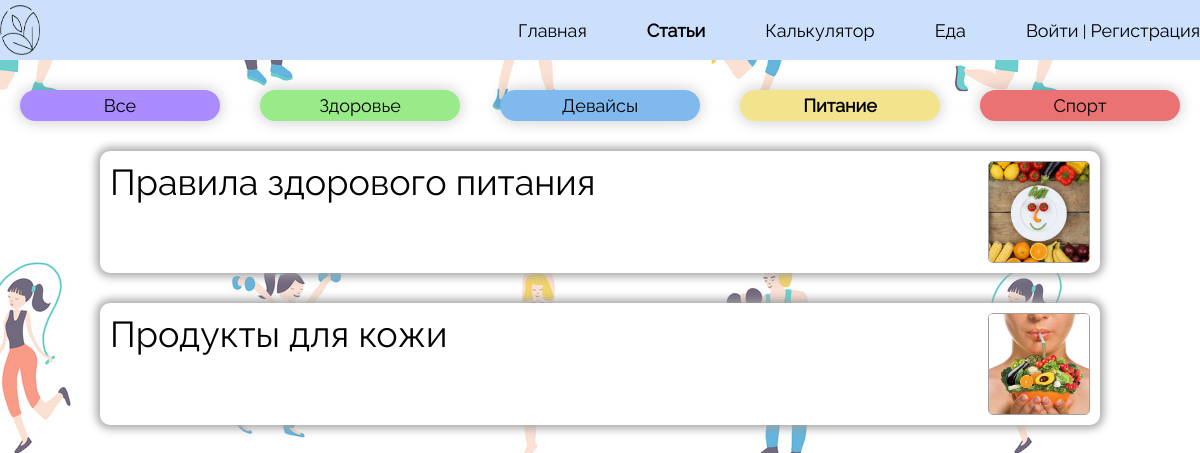
The app's page /articles/food, older data.
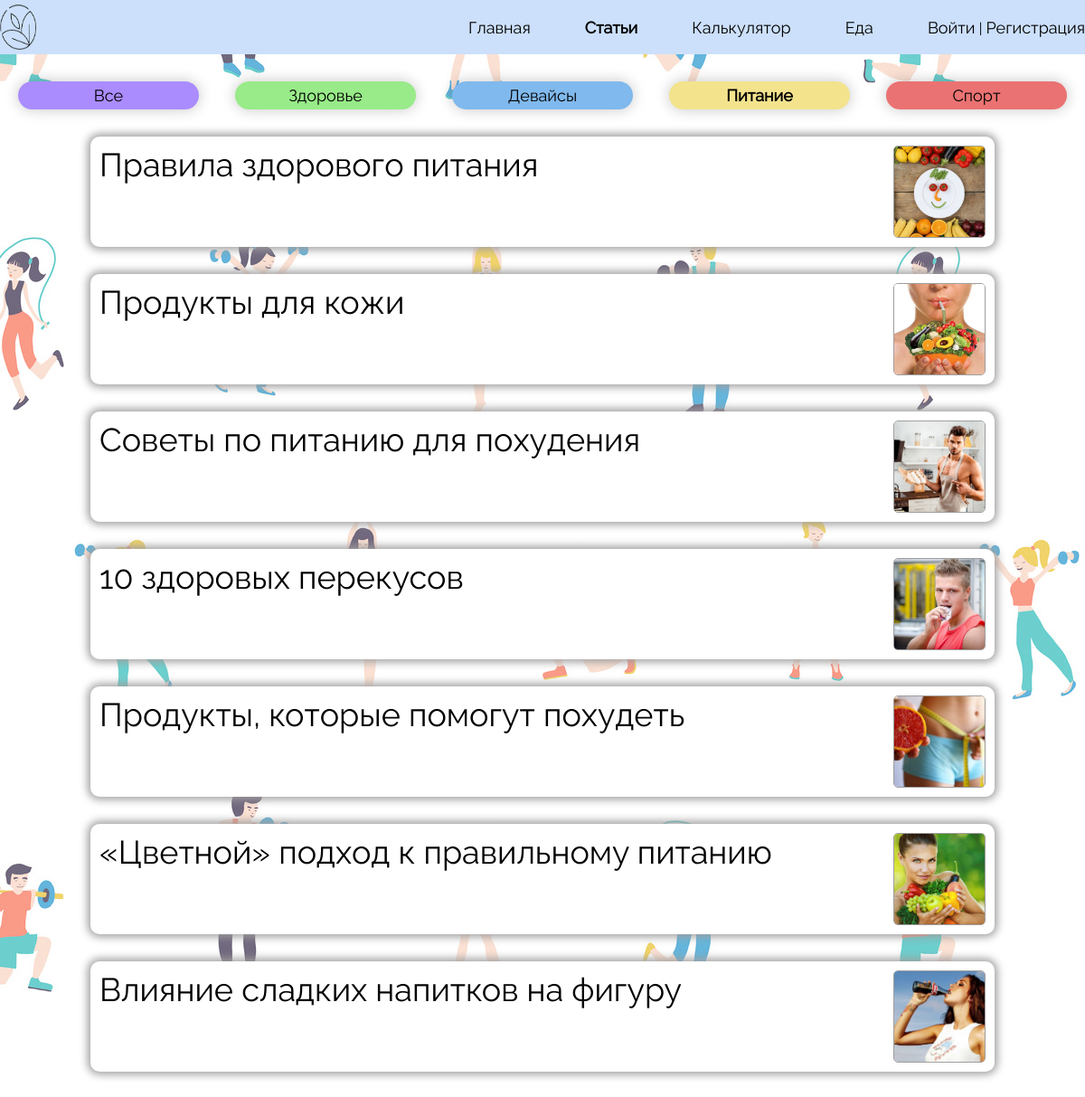
The same page, newer data.
### articles/models.py (models this page shows, shortened)
class Article(models.Model):
    title = models.CharField(max_length=255)
    slag = models.SlugField(max_length=255, unique=True, db_index=True, verbose_name="URL")
    content = models.TextField(blank=True)
    photo = models.ImageField(upload_to="photos/%Y/%m/%d")
    time_create = models.DateTimeField(auto_now_add=True)
    time_update = models.DateTimeField(auto_now=True)
    is_published = models.BooleanField(default=True)
    category = models.ForeignKey(Category, on_delete=models.PROTECT)
    class Meta:
        verbose_name = 'Статьи'
        verbose_name_plural = 'Статьи'

### articles/views.py (the view)
# urls.py: path('articles/food', views.foodArticles, name='articles_food'),
def foodArticles(request):
    titlesOfArticles = Article.objects.filter(category=4)
    return render(request, 'articles/articles_food.html', {'titlesOfArticles': titlesOfArticles, 'title': 'Статьи про питание'})

### articles/templates/articles/articles_food.html (shortened to what this page needs)
{% load static %}
<!DOCTYPE html>
<html lang="ru">
<head>
    <link href="{% static 'articles/css/style_articles_food.css' %}" rel="stylesheet">
</head>
<body style="background-image: url('{% static 'articles/img/pattern_article.jpg' %}'); background-size: auto;">
        <header>
                <div class = container>
                    <div class="head">
                        <a href="{% url 'home' %}"><img src="{% static 'registration/img/iconLogo.png' %}" alt="" class="logo"></a>
                        <nav class="navigation">
                            <ul class="menu">
                                <li class="text">
                                    <a href="{% url 'home' %}">Главная</a>
                                </li>
                                <li class="text">
                                    <a href="{% url 'articles' %}" style="font-weight: bold">Статьи</a>
                                </li>
                                <li class="text">
                                    <a href="{% url 'calculator' %}">Калькулятор</a>
                                </li>
                                <li class="text">
                                    <a href="{% url 'product_selection' %}">Еда</a>
                                </li>
                                {% if request.user.is_authenticated %}
                                    <li class="text">
                                        <a href="{% url 'personalArea' %}">{{ user.username }} | Личный кабинет</a>
                                    </li>
                                {% else %}
                                    <li class="text">
                                        <a href="{% url 'login' %}">Войти</a> | <a href="{% url 'registration_field' %}">Регистрация</a>
                                    </li>
                                {% endif %}
                            </ul>
                        </nav>
                    </div>
                </div>
        </header>
<div id="wrapper">
      <div class="choiceTopic">
           <div class="all" onclick="location.href='{% url 'articles' %}';"><a href="{% url 'articles' %}">Все</a></div>
           <div class="health" onclick="location.href='{% url 'articles_health' %}';"><a href="{% url 'articles_health' %}">Здоровье</a></div>
           <div class="devices" onclick="location.href='{% url 'articles_devices' %}';"><a href="{% url 'articles_devices' %}">Девайсы</a></div>
           <div class="food" onclick="location.href='{% url 'articles_food' %}';"><a href="{% url 'articles_food' %}">Питание</a></div>
           <div class="sport" onclick="location.href='{% url 'articles_sport' %}';"><a href="{% url 'articles_sport' %}">Спорт</a></div>
       </div>
       <div class="listOfTitles">
           {% for a in titlesOfArticles%}
               <div class="Article" onclick="location.href='{% url 'certainArticle' a.slag %}';">
               <a href="{% url 'certainArticle' a.slag %}">{{a.title}}</a>
               <img class="photoOfArticle" src="{{ a.photo.url }}">
               </div>
           {% endfor %}
       </div>
</div>
</body>
</html>

### articles/static/articles/css/style_articles_food.css (style rules this page uses)
body { padding: 0; margin: 0; font-family: Raleway, sans-serif; background-color: #F0F3F3; }
header { background-color: #CCE0FB; width: 100%; height: 60px; left: -83px; }
.head { width: 1200px; margin: 0 auto; }
div { box-sizing: border-box; }
#wrapper { width: 1200px; margin-left: auto; margin-right: auto; }
.logo { margin-top: 5px; width: 40px; height: 50px; float: left; }
.navigation { float: right; }
.menu { padding: 0; margin: 0; display: block; }
.menu li a { color: black; text-decoration: none; font-size: 18px; }
.text { margin-top: 20px; float: left; display: block; margin-left: 60px; }
.choiceTopic div { float: left; padding: 5px 50px ; box-sizing: border-box; border-radius: 20px; box-shadow: 0px 0px 15px 1px rgba(0, 0, 0, 0.2); width: 200px; text-align: center; margin-right: 20px; margin-left: 20px; cursor: pointer; }
.choiceTopic a { text-decoration: none; color: black; font-size: 18px; }
.choiceTopic { display: flex; margin-top: 30px; }
.all { background: #AA8CFF; }
.health { background: #98EB88; }
.devices { background: #80B9ED; }
.food { background: #F3E38D; font-weight: bold; }
.sport { background: #EB7272; }
.Article { margin: 30px auto; cursor: pointer; text-decoration: none; color: black; font-size: 36px; padding: 10px; background: #FFFFFF; width: 1000px; box-shadow: 0px 0px 10px 3px #A09E9E; border-radius: 10px; }
.Article a { text-decoration: none; color: black; }
.photoOfArticle { height: 100px; margin-right: 0; float: right; object-fit: cover; width: 100px; border-radius: 5px; border: 1px solid #A09E9E; }

Row changes from the older to the newer data that the page shows:
added Article: title "Советы по питанию для похудения", photo (picture)
added Article: title "10 здоровых перекусов", photo (picture)
added Article: title "Продукты, которые помогут похудеть", photo (picture)
added Article: title "«Цветной» подход к правильному питанию", photo (picture)
added Article: title "Влияние сладких напитков на фигуру", photo (picture)
